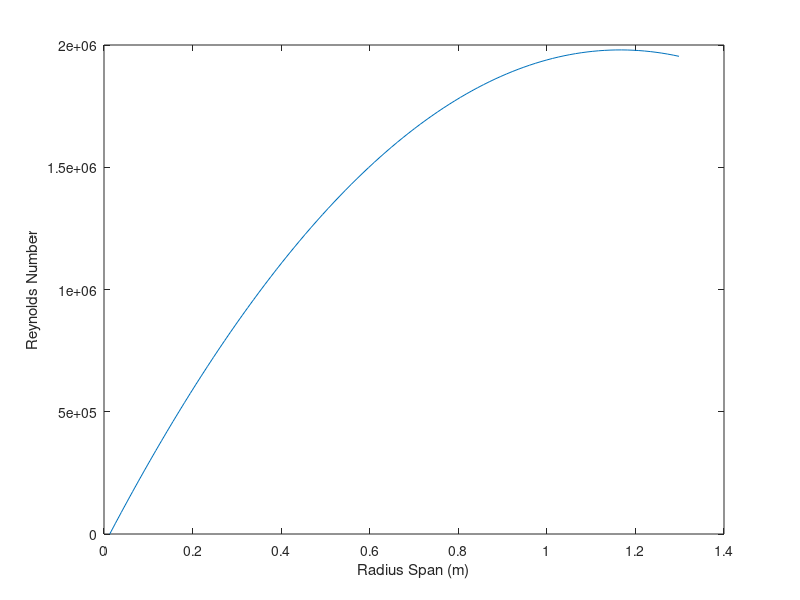

The MATLAB source for this figure:
%p = [0.00238, 0.00176420];
p = 0.00238; % density (slugs/ft^3)
c = 0.8; % chord in ft
R = 4.26; % R in ft
tr = 0.44; % taper ratio

sn = 100;
rp = linspace(1/sn, 1, sn); % Radius Proportion
ru = R * rp; % Radius in Desired Units

cr = 2 * c / (tr + 1); % Chord at Root
ct = cr * tr; % Chord at Tip
c = cr - (cr - ct) * rp; % Chord along Span
u = p*1.5111E-5*3.28084^2;
V = linspace(0,650,sn);
Re = p*V.*c/u;

ru = ru/3.28084; % radius in m
plot(ru, Re)
xlabel('Radius Span (m)')
ylabel('Reynolds Number')